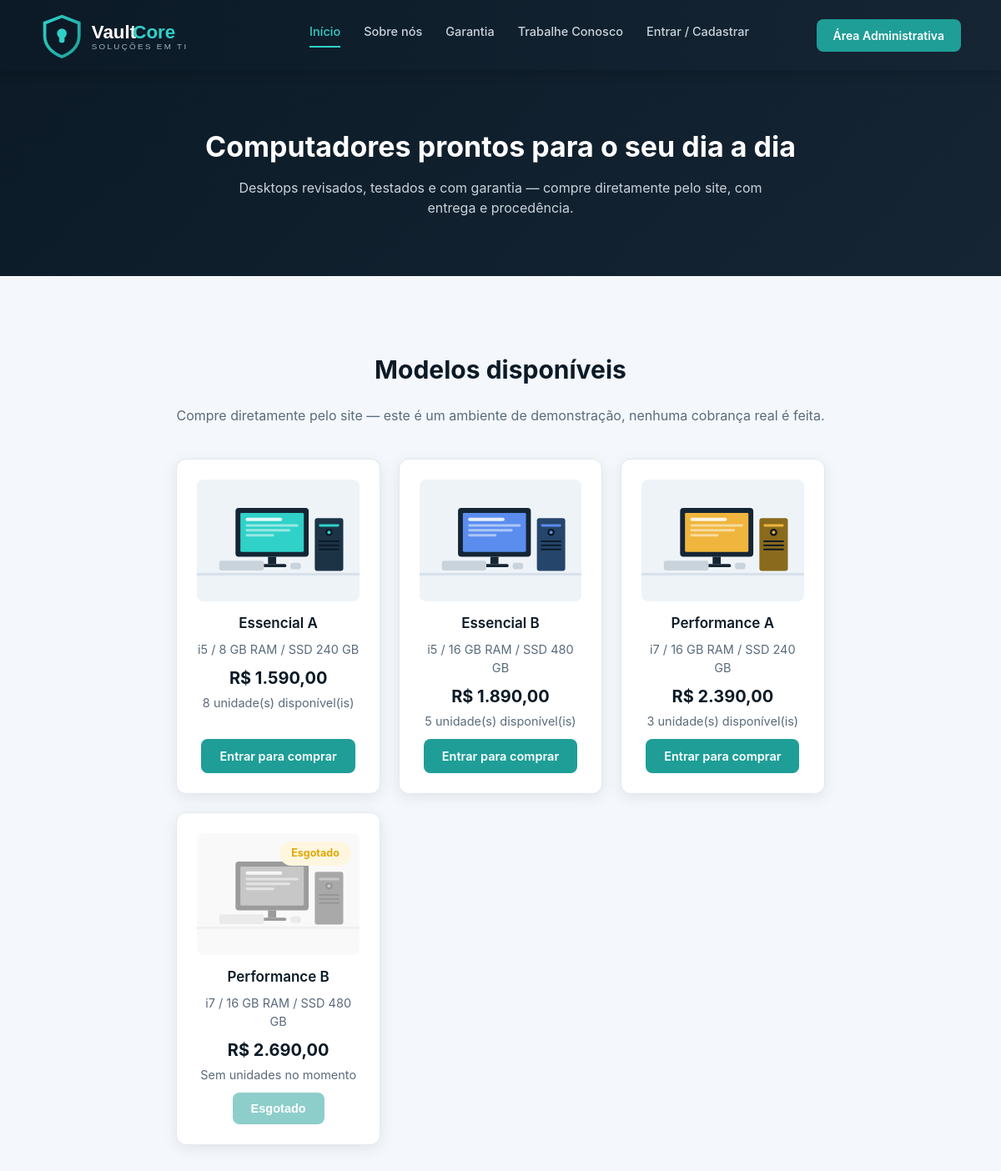
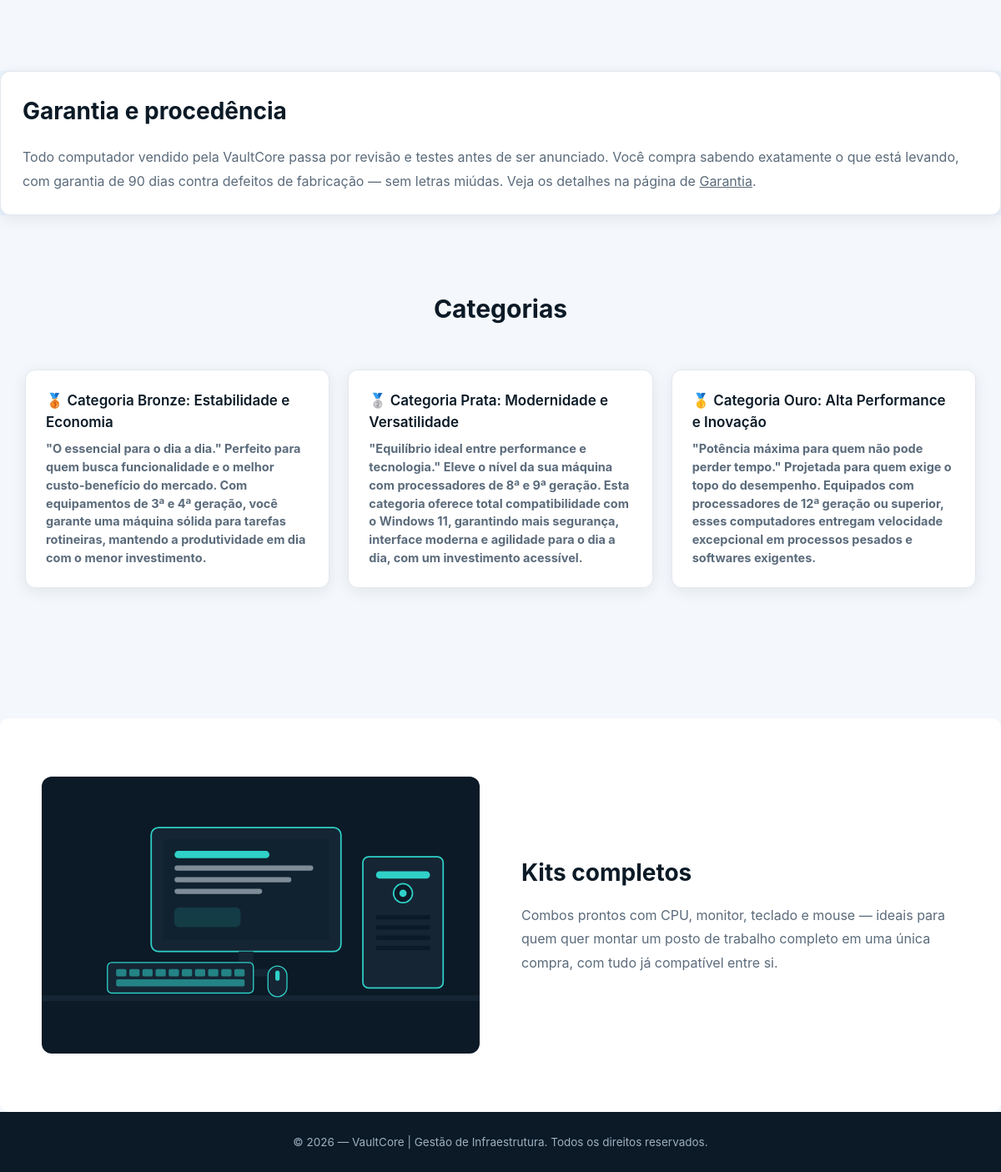
The page / on the database its author committed (2 pictures, top to bottom).
### tables this page shows
CREATE TABLE IF NOT EXISTS produtos (
    id              INT AUTO_INCREMENT PRIMARY KEY,
    nome            VARCHAR(150) NOT NULL UNIQUE,
    descricao       TEXT,
    especificacoes  VARCHAR(255),       
    preco           DECIMAL(10,2) NOT NULL DEFAULT 0,
    estoque         INT NOT NULL DEFAULT 0,
    imagem          VARCHAR(255),
    categoria       VARCHAR(50) DEFAULT 'desktop',
    ativo           TINYINT(1) NOT NULL DEFAULT 1,
    criado_em       TIMESTAMP DEFAULT CURRENT_TIMESTAMP
);

### index.php (the view, shortened to what this page needs)
<?php
require __DIR__ . '/includes/config.php';
$paginaAtiva = 'inicio';
$produtos = $pdo->query("SELECT * FROM produtos WHERE ativo = 1 ORDER BY preco ASC")->fetchAll();
?>
<!DOCTYPE html>
<html lang="pt-br">
<head>
<link rel="stylesheet" href="assets/css/style.css">
</head>
<body>
<header>
    <div class="logo">
        <img src="assets/img/logo.svg" alt="VaultCore">
    </div>
    <nav>
        <a href="index.php" class="<?= $paginaAtiva == 'inicio' ? 'ativo' : '' ?>">Início</a>
        <a href="sobre.php">Sobre nós</a>
        <a href="garantia.php">Garantia</a>
        <a href="trabalhe-conosco.php">Trabalhe Conosco</a>
        <?php if (isset($_SESSION['loja_usuario_id'])): ?>
            <a href="carrinho.php">Carrinho<?php if (!empty($_SESSION['carrinho'])): ?> (<?= array_sum($_SESSION['carrinho']) ?>)<?php endif; ?></a>
            <a href="meus-pedidos.php">Meus Pedidos</a>
        <?php else: ?>
            <a href="loja-login.php">Entrar / Cadastrar</a>
        <?php endif; ?>
    </nav>
    <a href="login.php" class="admin-btn">Área Administrativa</a>
</header>
<section class="hero">
    <h2>Computadores prontos para o seu dia a dia</h2>
    <p>Desktops revisados, testados e com garantia — compre diretamente pelo site, com entrega e procedência.</p>
</section>
<section class="modelos">
    <h2>Modelos disponíveis</h2>
    <p class="sub" style="text-align:center; margin-top:-30px; margin-bottom:40px;">
        Compre diretamente pelo site — este é um ambiente de demonstração, nenhuma cobrança real é feita.
    </p>
    <div class="grid-modelos">
        <?php foreach ($produtos as $prod): ?>
            <?php
                $semEstoque = $prod['estoque'] <= 0;
                $poucasUnidades = !$semEstoque && $prod['estoque'] <= 2;
            ?>
            <div class="modelo">
                <div style="position:relative;">
                    <img src="<?= htmlspecialchars($prod['imagem']) ?>" style="<?= $semEstoque ? 'opacity:.45; filter:grayscale(1);' : '' ?>">
                    <?php if ($semEstoque): ?>
                        <span class="status locado" style="position:absolute; top:10px; right:10px;">Esgotado</span>
                    <?php elseif ($poucasUnidades): ?>
                        <span class="status manutencao" style="position:absolute; top:10px; right:10px;">Últimas unidades</span>
                    <?php endif; ?>
                </div>
                <h3><?= htmlspecialchars($prod['nome']) ?></h3>
                <p><?= htmlspecialchars($prod['especificacoes']) ?></p>
                <p style="font-size:20px; font-weight:700; color:var(--azul-900); margin-top:8px;">
                    R$ <?= number_format($prod['preco'], 2, ',', '.') ?>
                </p>
                <p class="info-secundaria" style="margin-bottom:10px;">
                    <?= $semEstoque ? 'Sem unidades no momento' : $prod['estoque'] . ' unidade(s) disponível(is)' ?>
                </p>
                <?php if ($semEstoque): ?>
                    <button class="btn" disabled style="opacity:.5; cursor:not-allowed;">Esgotado</button>
                <?php else: ?>
                    <a href="loja-login.php?voltar=index.php" class="btn">Entrar para comprar</a>
                <?php endif; ?>
            </div>
        <?php endforeach; ?>
    </div>
</section>
<section class="manutencao">
    <div class="box">
        <h2>Garantia e procedência</h2>
        <p>
            Todo computador vendido pela VaultCore passa por revisão e testes antes de ser anunciado.
            Você compra sabendo exatamente o que está levando, com garantia de 90 dias contra defeitos
            de fabricação — sem letras miúdas. Veja os detalhes na página de <a href="garantia.php">Garantia</a>.
        </p>
    </div>
</section>
<section class="planos">
    <h2>Categorias</h2>
    <div class="grid-planos">
        <div class="plano bronze">
            <h3>🥉 Categoria Bronze: Estabilidade e Economia</h3>
            <p>"O essencial para o dia a dia." Perfeito para quem busca funcionalidade e o melhor custo-benefício do mercado. Com equipamentos de 3ª e 4ª geração, você garante uma máquina sólida para tarefas rotineiras, mantendo a produtividade em dia com o menor investimento.</p>
        </div>
        <div class="plano prata">
            <h3>🥈 Categoria Prata: Modernidade e Versatilidade</h3>
            <p>"Equilíbrio ideal entre performance e tecnologia." Eleve o nível da sua máquina com processadores de 8ª e 9ª geração. Esta categoria oferece total compatibilidade com o Windows 11, garantindo mais segurança, interface moderna e agilidade para o dia a dia, com um investimento acessível.</p>
        </div>
        <div class="plano ouro">
            <h3>🥇 Categoria Ouro: Alta Performance e Inovação</h3>
            <p>"Potência máxima para quem não pode perder tempo." Projetada para quem exige o topo do desempenho. Equipados com processadores de 12ª geração ou superior, esses computadores entregam velocidade excepcional em processos pesados e softwares exigentes.</p>
        </div>
    </div>
</section>
<section class="kits">
    <div class="conteudo">
        <img src="assets/img/kit-completo.svg">
        <div>
            <h2>Kits completos</h2>
            <p>
                Combos prontos com CPU, monitor, teclado e mouse — ideais
                para quem quer montar um posto de trabalho completo em
                uma única compra, com tudo já compatível entre si.
            </p>
        </div>
    </div>
</section>
<footer>
    © 2026 — VaultCore | Gestão de Infraestrutura. Todos os direitos reservados.
</footer>
</body>
</html>

### rows shown on the page
produtos: imagem (picture), nome "Essencial A", especificacoes "i5 / 8 GB RAM / SSD 240 GB", preco "1.590,00", estoque "8", shows "Entrar para comprar"
produtos: imagem (picture), nome "Essencial B", especificacoes "i5 / 16 GB RAM / SSD 480 GB", preco "1.890,00", estoque "5", shows "Entrar para comprar"
produtos: imagem (picture), nome "Performance A", especificacoes "i7 / 16 GB RAM / SSD 240 GB", preco "2.390,00", estoque "3", shows "Entrar para comprar"
produtos: imagem (picture), estoque "Esgotado", nome "Performance B", especificacoes "i7 / 16 GB RAM / SSD 480 GB", preco "2.690,00"
